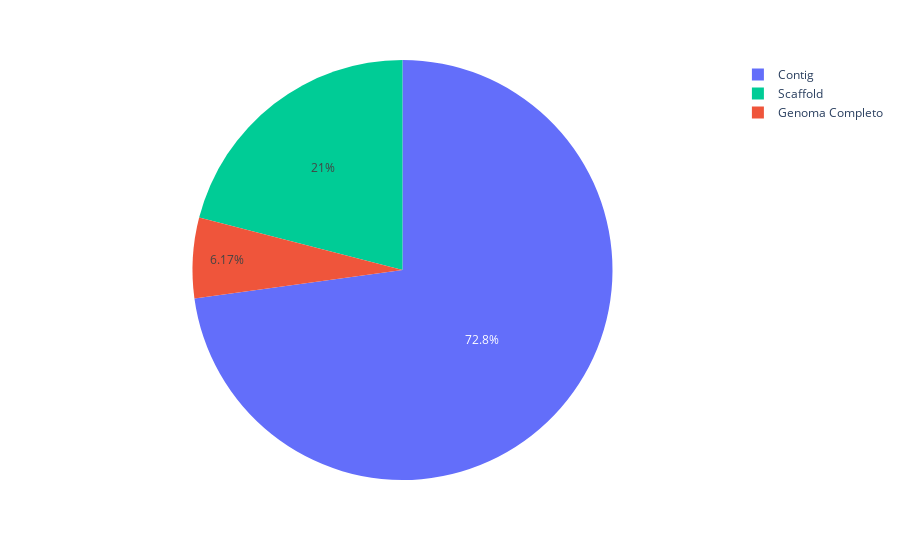

The code cell stored with this chart in its notebook:
### Markdown cell above
### Nível de agrupamento

### Code cell
# Agrupar por nível de montagem e contar
df_assembly = df.copy()
df_assembly['Assembly Level'].replace({"Chromosome": "Complete Genome"}, inplace=True)
df_assembly['Assembly Level'].replace({"Complete Genome": "Genoma Completo"}, inplace=True)
df_assembly = df_assembly.groupby('Assembly Level')['Assembly Level'].count().reset_index(name='Quantidade')

# Exibir o dataframe resultando
display(df_assembly)

# Gráfico de pizza
fig = px.pie(
    df_assembly,
    names='Assembly Level',
    values='Quantidade',
    # title='Distribuição dos genomas por nível de montagem',
    color='Assembly Level'
)

fig.show()

# Salvar como imagem
fig.write_image(f"{PATH_GRAPHS}//assembly_level_pie.png", scale=2, width=800, height=600)

### Figure 1 — Plotly figure (JSON) as saved in the notebook; plotly's stock layout.template omitted (floating-point values rounded to 4 significant figures)
{"data": [{"customdata": [["Contig"], ["Genoma Completo"], ["Scaffold"]], "domain": {"x": [0, 1], "y": [0, 1]}, "hovertemplate": "Assembly Level=%{customdata[0]}<br>Quantidade=%{value}<extra></extra>", "labels": ["Contig", "Genoma Completo", "Scaffold"], "legendgroup": "", "marker": {"colors": ["#636efa", "#EF553B", "#00cc96"]}, "name": "", "showlegend": true, "type": "pie", "values": [118, 10, 34]}], "layout": {"legend": {"tracegroupgap": 0}, "margin": {"t": 60}}}
